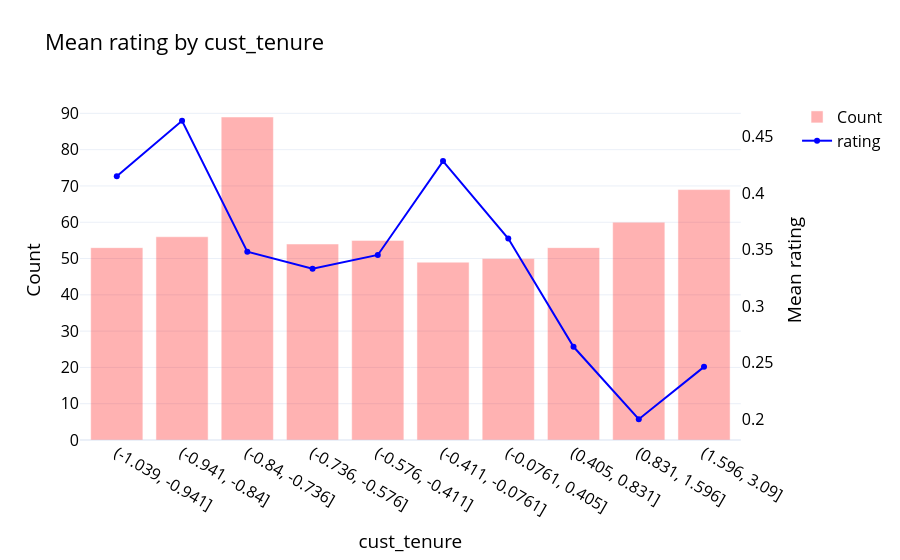

Write notebook code for a chart like this one.
### Code cell
eda(df_mod, "rating", "cust_tenure", bins = 10)

### Figure 1 — Plotly figure (JSON) as saved in the notebook; plotly's stock layout.template omitted (floating-point values rounded to 4 significant figures)
{"data": [{"marker": {"color": "red"}, "name": "Count", "opacity": 0.3, "type": "bar", "x": ["(-1.039, -0.941]", "(-0.941, -0.84]", "(-0.84, -0.736]", "(-0.736, -0.576]", "(-0.576, -0.411]", "(-0.411, -0.0761]", "(-0.0761, 0.405]", "(0.405, 0.831]", "(0.831, 1.596]", "(1.596, 3.09]"], "y": [53, 56, 89, 54, 55, 49, 50, 53, 60, 69]}, {"line": {"color": "blue"}, "mode": "lines+markers", "name": "rating", "type": "scatter", "x": ["(-1.039, -0.941]", "(-0.941, -0.84]", "(-0.84, -0.736]", "(-0.736, -0.576]", "(-0.576, -0.411]", "(-0.411, -0.0761]", "(-0.0761, 0.405]", "(0.405, 0.831]", "(0.831, 1.596]", "(1.596, 3.09]"], "xaxis": "x", "y": [0.4151, 0.4643, 0.3483, 0.3333, 0.3455, 0.4286, 0.36, 0.2642, 0.2, 0.2464], "yaxis": "y2"}], "layout": {"font": {"color": "black", "size": 16}, "title": {"text": "Mean rating by cust_tenure"}, "xaxis": {"anchor": "y", "domain": [0, 0.94], "title": {"text": "cust_tenure"}, "type": "category"}, "yaxis": {"anchor": "x", "domain": [0, 1], "title": {"text": "Count"}}, "yaxis2": {"anchor": "x", "overlaying": "y", "showgrid": false, "side": "right", "title": {"text": "Mean rating"}}}}
